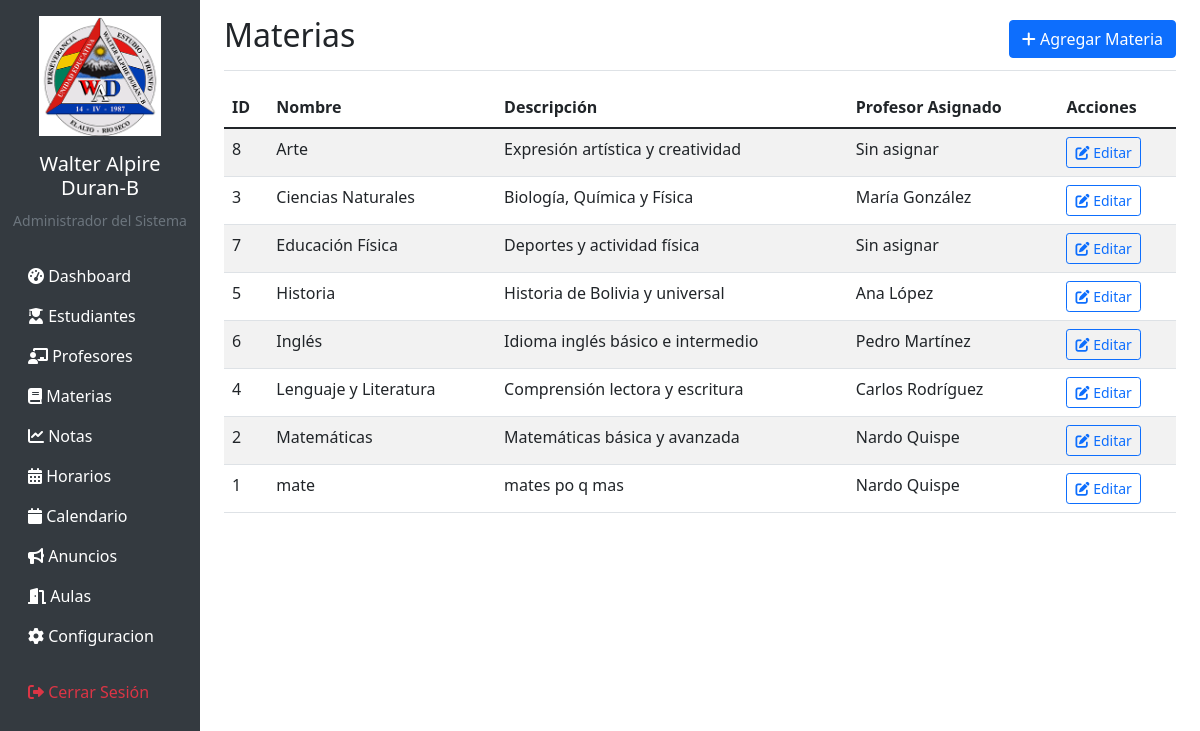
/subjects (signed in), run on the app's committed database.
### tables this page shows
CREATE TABLE subjects (
            id INTEGER PRIMARY KEY AUTOINCREMENT,
            name TEXT NOT NULL,
            description TEXT,
            teacher_id INTEGER,
            FOREIGN KEY (teacher_id) REFERENCES teachers (id)
        );

### app.py (the view)
@app.route('/subjects')
@login_required
@role_required(['director', 'profesor'])
def list_subjects():
    conn = get_db_connection()
    subjects = conn.execute('''
        SELECT s.*, t.first_name || ' ' || t.last_name as teacher_name
        FROM subjects s
        LEFT JOIN teachers t ON s.teacher_id = t.id
        ORDER BY s.name
    ''').fetchall()
    conn.close()
    return render_template('subjects/list.html', subjects=subjects)

### app.py (called while the page is built)
def get_db_connection():
    conn = sqlite3.connect(DATABASE)
    conn.row_factory = sqlite3.Row
    return conn

def login_required(f):
    @wraps(f)
    def decorated_function(*args, **kwargs):
        if 'user_id' not in session:
            return redirect(url_for('login'))
        return f(*args, **kwargs)
    return decorated_function

def role_required(roles):
    def decorator(f):
        @wraps(f)
        def decorated_function(*args, **kwargs):
            if 'user_role' not in session or session['user_role'] not in roles:
                flash('No tienes permisos para acceder a esta página.', 'error')
                return redirect(url_for('dashboard'))
            return f(*args, **kwargs)
        return decorated_function
    return decorator

### templates/subjects/list.html (shortened to what this page needs)
{% extends "base.html" %}
{% block content %}
<div class="d-flex justify-content-between flex-wrap flex-md-nowrap align-items-center pt-3 pb-2 mb-3 border-bottom">
    <h1 class="h2">Materias</h1>
    <div class="btn-toolbar mb-2 mb-md-0">
        <a href="{{ url_for('add_subject') }}" class="btn btn-primary">
            <i class="fas fa-plus"></i> Agregar Materia
        </a>
    </div>
</div>
<div class="table-responsive">
    <table class="table table-striped table-hover">
        <thead>
            <tr>
                <th>ID</th>
                <th>Nombre</th>
                <th>Descripción</th>
                <th>Profesor Asignado</th>
                <th>Acciones</th>
            </tr>
        </thead>
        <tbody>
            {% for subject in subjects %}
            <tr>
                <td>{{ subject.id }}</td>
                <td>{{ subject.name }}</td>
                <td>{{ subject.description or 'N/A' }}</td>
                <td>{{ subject.teacher_name or 'Sin asignar' }}</td>
                <td>
                    <a href="#" class="btn btn-sm btn-outline-primary">
                        <i class="fas fa-edit"></i> Editar
                    </a>
                </td>
            </tr>
            {% else %}
            <tr>
                <td colspan="5" class="text-center">No hay materias registradas</td>
            </tr>
            {% endfor %}
        </tbody>
    </table>
</div>
{% endblock %}

### data on the page
subjects: id "8", name "Arte", description "Expresión artística y creatividad", teacher_name "Sin asignar"
subjects: id "3", name "Ciencias Naturales", description "Biología, Química y Física", teacher_name "María González"
subjects: id "7", name "Educación Física", description "Deportes y actividad física", teacher_name "Sin asignar"
subjects: id "5", name "Historia", description "Historia de Bolivia y universal", teacher_name "Ana López"
subjects: id "6", name "Inglés", description "Idioma inglés básico e intermedio", teacher_name "Pedro Martínez"
subjects: id "4", name "Lenguaje y Literatura", description "Comprensión lectora y escritura", teacher_name "Carlos Rodríguez"
subjects: id "2", name "Matemáticas", description "Matemáticas básica y avanzada", teacher_name "Nardo Quispe"
subjects: id "1", name "mate", description "mates po q mas", teacher_name "Nardo Quispe"

### other printed values
{{ session.full_name }} "Administrador del Sistema"
